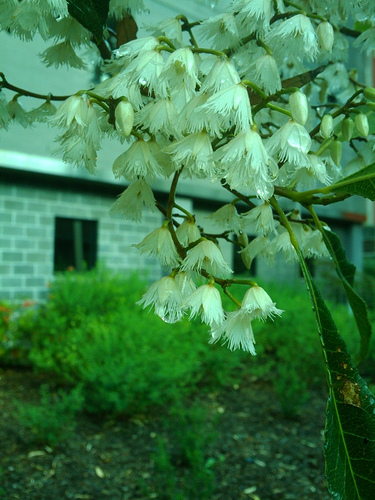
#> input picture img/green.jpg, 375 x 500 px
$ jupyter execute hw1.ipynb
#> lines starting #> are read from the running program, lines starting #| are printed output that depends on the picture
[cell 1]
import cv2
import numpy as np
from matplotlib import pyplot as plt
plt.rcParams['figure.figsize'] = [10, 5]

[cell 2]
img = cv2.imread('img/green.jpg')
#> img is the input picture: shape (500, 375, 3); mean B, G, R 72.5, 121.6, 60.2

# Проверим, что изображение загружено
if img is None:
    print("Изображение не найдено, проверьте путь к файлу.")
else:
    # Преобразование BGR в RGB для корректного отображения
    img_rgb = cv2.cvtColor(img, cv2.COLOR_BGR2RGB)

    # Отображение изображения
    plt.imshow(img_rgb)
    plt.show()

[cell 3]
# Разбиение изображения на цветовые каналы
blue, green, red = cv2.split(img)
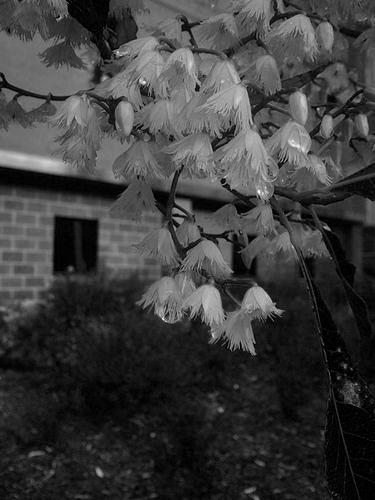
#> red: shape (500, 375); min 0, max 255, mean 60.2

[cell 4]
# Составление изображения в цветовой схеме RGB
img1 = cv2.merge([red, green, blue])

# Составление изображения в цветовой схеме RBG
img2 = cv2.merge([red, blue, green])
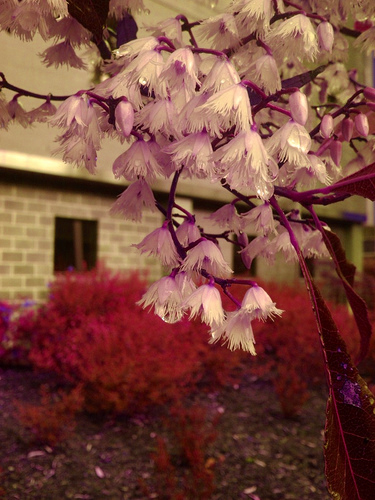
#> img2: shape (500, 375, 3); mean of channels 0, 1, 2 60.2, 72.5, 121.6; drawn as B, G, R

# Составление изображения в цветовой схеме GRB
img3 = cv2.merge([green, red, blue])
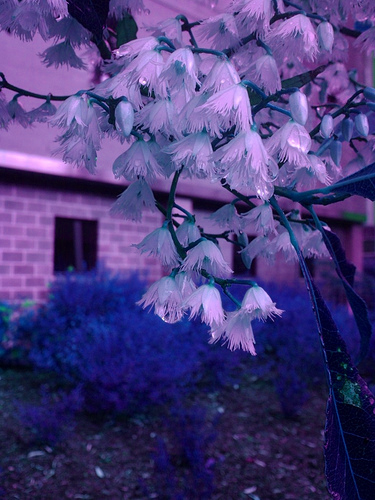
#> img3: shape (500, 375, 3); mean of channels 0, 1, 2 121.6, 60.2, 72.5; drawn as B, G, R

# Составление изображения в цветовой схеме BGR
img4 = img  # Оригинальное изображение в BGR

[cell 5]
# Создание коллажа
out1 = np.hstack([img1, img2])
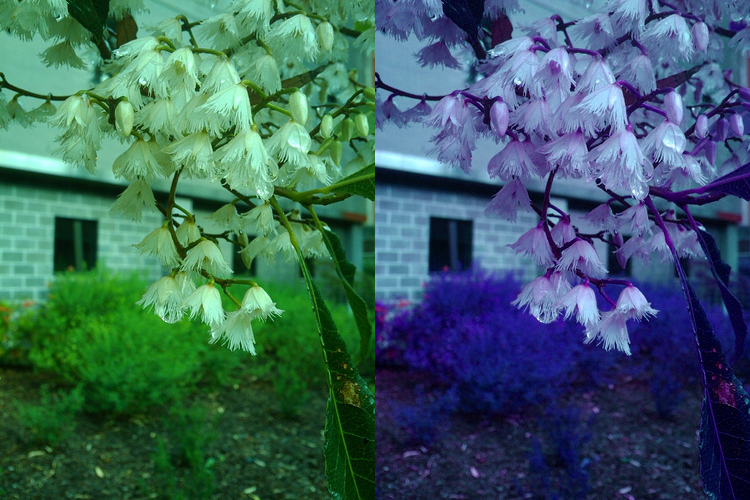
#> out1: shape (500, 750, 3); mean R, G, B 60.2, 97.1, 97.1
out2 = np.hstack([img3, img4])
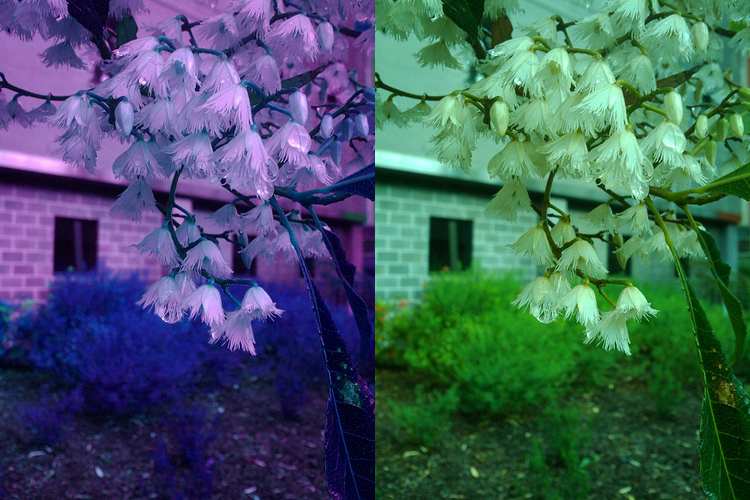
#> out2: shape (500, 750, 3); mean of channels 0, 1, 2 97.1, 90.9, 66.4; drawn as B, G, R
out = np.vstack([out1, out2])
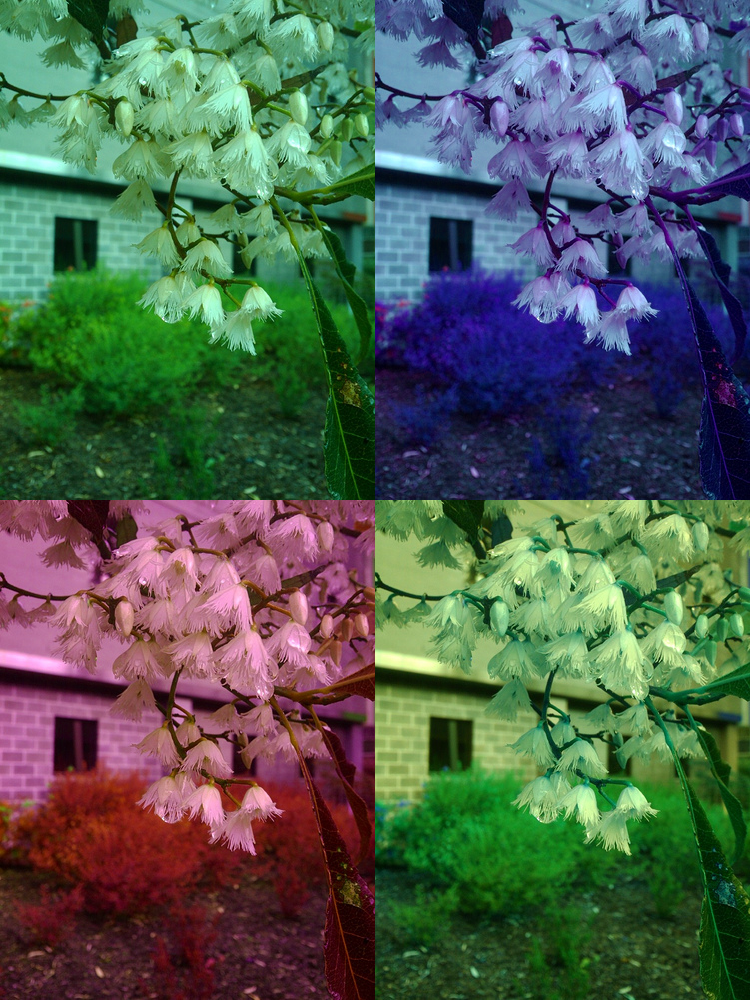
#> out: shape (1000, 750, 3); mean R, G, B 78.7, 94, 81.7

# Отображение коллажа
plt.imshow(cv2.cvtColor(out, cv2.COLOR_BGR2RGB))  # Преобразование для правильного отображения
plt.axis('off')
plt.show()
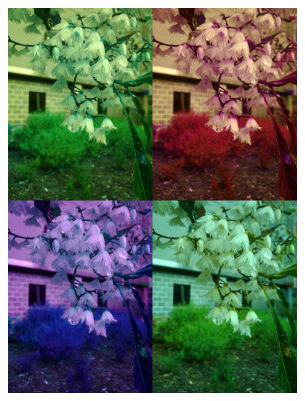
#> figure drawn by matplotlib, 1 panel; B, G, R data is drawn as R, G, B

[cell 6]
# Создание перевернутых изображений
img_flipped_lr = np.fliplr(img)  # Переворот по горизонтали
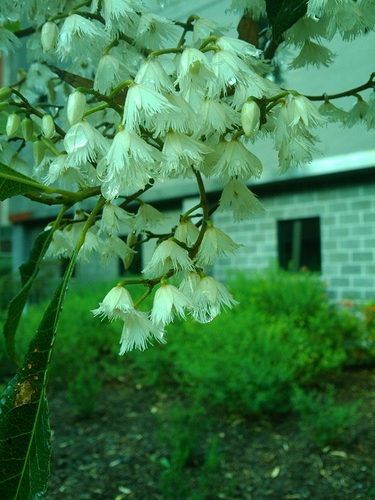
#> img_flipped_lr: shape (500, 375, 3); mean B, G, R 72.5, 121.6, 60.2
img_flipped_ud = np.flipud(img)  # Переворот по вертикали
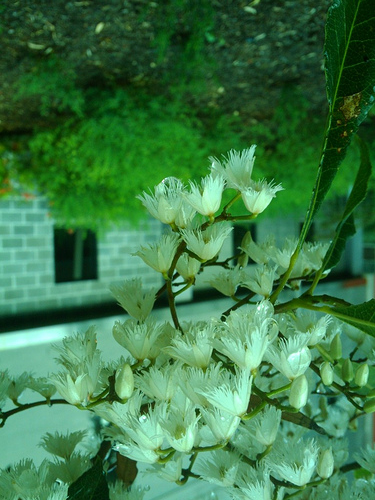
#> img_flipped_ud: shape (500, 375, 3); mean B, G, R 72.5, 121.6, 60.2

# Создание коллажа
collage = np.hstack([img, img_flipped_lr])  # Первая строка коллажа
collage = np.vstack([collage, np.hstack([img_flipped_ud, np.fliplr(img_flipped_ud)])])  # Вторая строка коллажа
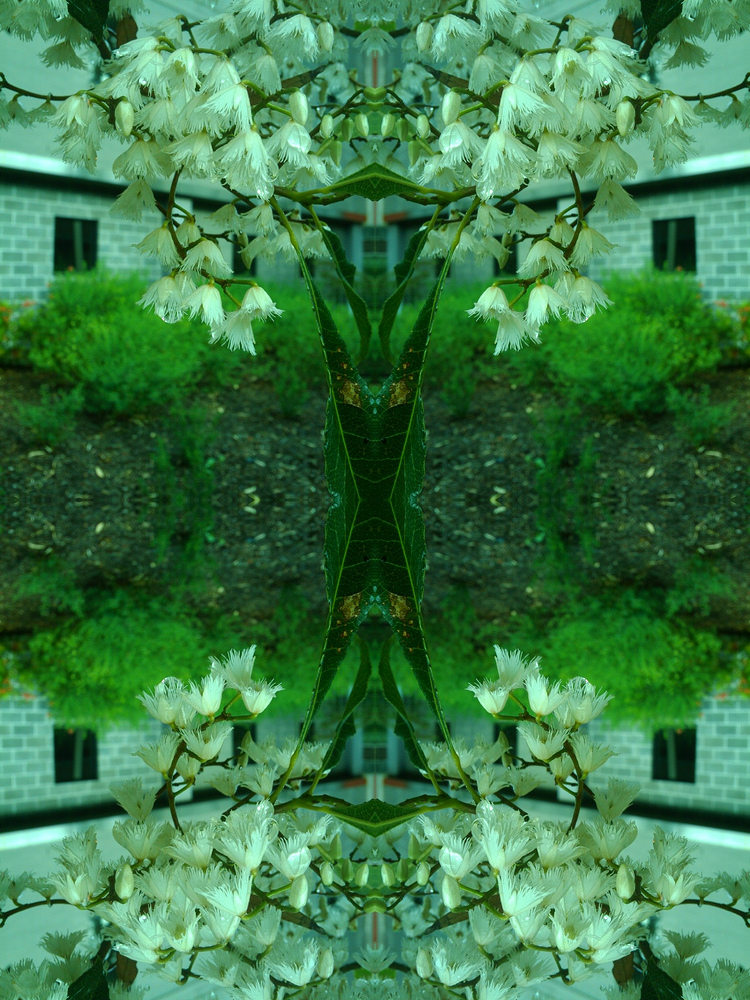
#> collage: shape (1000, 750, 3); mean B, G, R 72.5, 121.6, 60.2

# Отображение коллажа
plt.imshow(cv2.cvtColor(collage, cv2.COLOR_BGR2RGB))  # Преобразование для правильного отображения
plt.axis('off')
plt.show()

$ run again, with img/dashcam.jpg copied over img/green.jpg
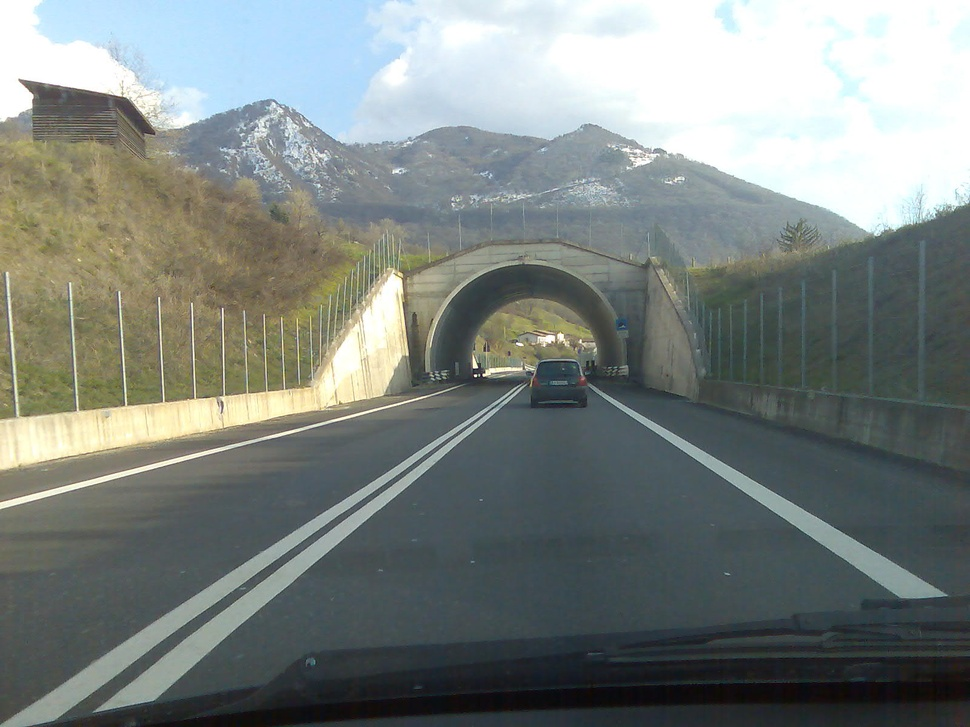
#> input picture img/dashcam.jpg, 970 x 727 px, shrunk from 1600 x 1200 before the run
#> img is the input picture: shape (727, 970, 3); mean B, G, R 127.8, 131.2, 124.1
#> `collage = np.vstack([collage, np.hstack([img_flipped_ud, np.fliplr(img..`:
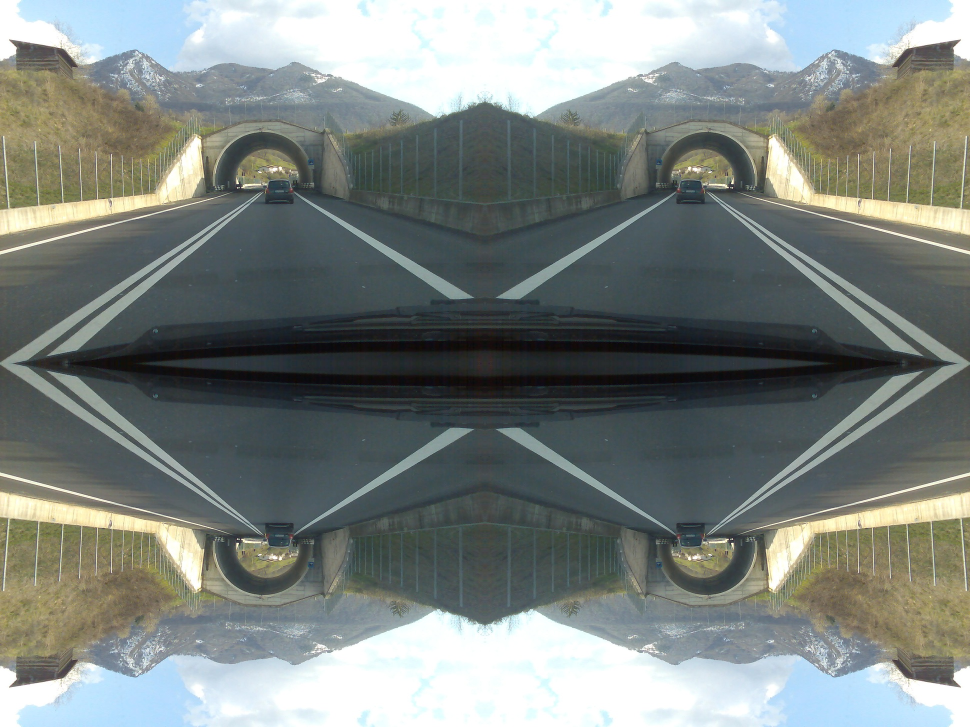
#> collage: shape (1454, 1940, 3) (shown at 1/2 size); mean B, G, R 127.8, 131.2, 124.1
